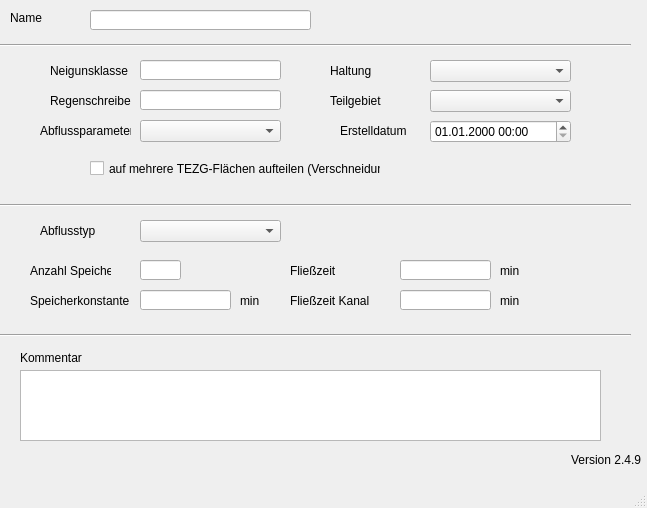
<?xml version="1.0" encoding="UTF-8"?>
<ui version="4.0">
 <class>MainWindow</class>
 <widget class="QMainWindow" name="MainWindow">
  <property name="enabled">
   <bool>true</bool>
  </property>
  <property name="geometry">
   <rect>
    <x>0</x>
    <y>0</y>
    <width>647</width>
    <height>508</height>
   </rect>
  </property>
  <property name="windowTitle">
   <string>MainWindow</string>
  </property>
  <widget class="QWidget" name="centralwidget">
   <widget class="QLabel" name="label_20">
    <property name="geometry">
     <rect>
      <x>330</x>
      <y>60</y>
      <width>91</width>
      <height>21</height>
     </rect>
    </property>
    <property name="text">
     <string>Haltung</string>
    </property>
   </widget>
   <widget class="QLabel" name="label">
    <property name="geometry">
     <rect>
      <x>10</x>
      <y>10</y>
      <width>46</width>
      <height>16</height>
     </rect>
    </property>
    <property name="text">
     <string>Name</string>
    </property>
   </widget>
   <widget class="Line" name="line">
    <property name="geometry">
     <rect>
      <x>0</x>
      <y>30</y>
      <width>631</width>
      <height>31</height>
     </rect>
    </property>
    <property name="orientation">
     <enum>Qt::Horizontal</enum>
    </property>
   </widget>
   <widget class="QLabel" name="label_14">
    <property name="geometry">
     <rect>
      <x>20</x>
      <y>350</y>
      <width>81</width>
      <height>16</height>
     </rect>
    </property>
    <property name="text">
     <string>Kommentar</string>
    </property>
   </widget>
   <widget class="QLabel" name="label_5">
    <property name="geometry">
     <rect>
      <x>50</x>
      <y>90</y>
      <width>81</width>
      <height>21</height>
     </rect>
    </property>
    <property name="text">
     <string>Regenschreiber</string>
    </property>
   </widget>
   <widget class="QLabel" name="label_70">
    <property name="geometry">
     <rect>
      <x>340</x>
      <y>120</y>
      <width>71</width>
      <height>21</height>
     </rect>
    </property>
    <property name="text">
     <string>Erstelldatum</string>
    </property>
   </widget>
   <widget class="Line" name="line_2">
    <property name="geometry">
     <rect>
      <x>0</x>
      <y>320</y>
      <width>631</width>
      <height>31</height>
     </rect>
    </property>
    <property name="orientation">
     <enum>Qt::Horizontal</enum>
    </property>
   </widget>
   <widget class="QLabel" name="label_3">
    <property name="geometry">
     <rect>
      <x>50</x>
      <y>60</y>
      <width>81</width>
      <height>21</height>
     </rect>
    </property>
    <property name="text">
     <string>Neigunsklasse</string>
    </property>
   </widget>
   <widget class="QLabel" name="label_21">
    <property name="geometry">
     <rect>
      <x>40</x>
      <y>120</y>
      <width>91</width>
      <height>21</height>
     </rect>
    </property>
    <property name="text">
     <string>Abflussparameter</string>
    </property>
   </widget>
   <widget class="QLabel" name="label_22">
    <property name="geometry">
     <rect>
      <x>330</x>
      <y>90</y>
      <width>91</width>
      <height>21</height>
     </rect>
    </property>
    <property name="text">
     <string>Teilgebiet</string>
    </property>
   </widget>
   <widget class="QLineEdit" name="flnam">
    <property name="geometry">
     <rect>
      <x>90</x>
      <y>10</y>
      <width>221</width>
      <height>20</height>
     </rect>
    </property>
   </widget>
   <widget class="QLineEdit" name="neigkl">
    <property name="geometry">
     <rect>
      <x>140</x>
      <y>60</y>
      <width>141</width>
      <height>20</height>
     </rect>
    </property>
   </widget>
   <widget class="QLineEdit" name="regenschreiber">
    <property name="geometry">
     <rect>
      <x>140</x>
      <y>90</y>
      <width>141</width>
      <height>20</height>
     </rect>
    </property>
   </widget>
   <widget class="QComboBox" name="haltnam">
    <property name="geometry">
     <rect>
      <x>430</x>
      <y>60</y>
      <width>141</width>
      <height>22</height>
     </rect>
    </property>
   </widget>
   <widget class="QComboBox" name="abflussparameter">
    <property name="geometry">
     <rect>
      <x>140</x>
      <y>120</y>
      <width>141</width>
      <height>22</height>
     </rect>
    </property>
   </widget>
   <widget class="QComboBox" name="teilgebiet">
    <property name="geometry">
     <rect>
      <x>430</x>
      <y>90</y>
      <width>141</width>
      <height>22</height>
     </rect>
    </property>
   </widget>
   <widget class="QTextEdit" name="kommentar">
    <property name="geometry">
     <rect>
      <x>20</x>
      <y>370</y>
      <width>581</width>
      <height>71</height>
     </rect>
    </property>
   </widget>
   <widget class="QComboBox" name="abflusstyp">
    <property name="geometry">
     <rect>
      <x>140</x>
      <y>220</y>
      <width>141</width>
      <height>22</height>
     </rect>
    </property>
   </widget>
   <widget class="QLabel" name="label_23">
    <property name="geometry">
     <rect>
      <x>40</x>
      <y>220</y>
      <width>91</width>
      <height>21</height>
     </rect>
    </property>
    <property name="text">
     <string>Abflusstyp</string>
    </property>
   </widget>
   <widget class="Line" name="line_3">
    <property name="geometry">
     <rect>
      <x>0</x>
      <y>190</y>
      <width>631</width>
      <height>31</height>
     </rect>
    </property>
    <property name="orientation">
     <enum>Qt::Horizontal</enum>
    </property>
   </widget>
   <widget class="QLineEdit" name="speicherzahl">
    <property name="geometry">
     <rect>
      <x>140</x>
      <y>260</y>
      <width>41</width>
      <height>20</height>
     </rect>
    </property>
   </widget>
   <widget class="QLabel" name="label_4">
    <property name="geometry">
     <rect>
      <x>30</x>
      <y>260</y>
      <width>81</width>
      <height>21</height>
     </rect>
    </property>
    <property name="text">
     <string>Anzahl Speicher</string>
    </property>
   </widget>
   <widget class="QLabel" name="label_6">
    <property name="geometry">
     <rect>
      <x>30</x>
      <y>290</y>
      <width>101</width>
      <height>21</height>
     </rect>
    </property>
    <property name="text">
     <string>Speicherkonstante</string>
    </property>
   </widget>
   <widget class="QLineEdit" name="speicherkonst">
    <property name="geometry">
     <rect>
      <x>140</x>
      <y>290</y>
      <width>91</width>
      <height>20</height>
     </rect>
    </property>
   </widget>
   <widget class="QLabel" name="label_7">
    <property name="geometry">
     <rect>
      <x>240</x>
      <y>290</y>
      <width>31</width>
      <height>21</height>
     </rect>
    </property>
    <property name="text">
     <string>min</string>
    </property>
   </widget>
   <widget class="QLabel" name="label_8">
    <property name="geometry">
     <rect>
      <x>290</x>
      <y>260</y>
      <width>81</width>
      <height>21</height>
     </rect>
    </property>
    <property name="text">
     <string>Fließzeit</string>
    </property>
   </widget>
   <widget class="QLineEdit" name="fliesszeit">
    <property name="geometry">
     <rect>
      <x>400</x>
      <y>260</y>
      <width>91</width>
      <height>20</height>
     </rect>
    </property>
   </widget>
   <widget class="QLineEdit" name="fliesszeitkanal">
    <property name="geometry">
     <rect>
      <x>400</x>
      <y>290</y>
      <width>91</width>
      <height>20</height>
     </rect>
    </property>
   </widget>
   <widget class="QLabel" name="label_9">
    <property name="geometry">
     <rect>
      <x>290</x>
      <y>290</y>
      <width>101</width>
      <height>21</height>
     </rect>
    </property>
    <property name="text">
     <string>Fließzeit Kanal</string>
    </property>
   </widget>
   <widget class="QLabel" name="label_10">
    <property name="geometry">
     <rect>
      <x>500</x>
      <y>260</y>
      <width>31</width>
      <height>21</height>
     </rect>
    </property>
    <property name="text">
     <string>min</string>
    </property>
   </widget>
   <widget class="QLabel" name="label_11">
    <property name="geometry">
     <rect>
      <x>500</x>
      <y>290</y>
      <width>31</width>
      <height>21</height>
     </rect>
    </property>
    <property name="text">
     <string>min</string>
    </property>
   </widget>
   <widget class="QCheckBox" name="aufteilen">
    <property name="geometry">
     <rect>
      <x>90</x>
      <y>160</y>
      <width>291</width>
      <height>17</height>
     </rect>
    </property>
    <property name="text">
     <string>auf mehrere TEZG-Flächen aufteilen (Verschneidung)</string>
    </property>
   </widget>
   <widget class="QLabel" name="lb_version">
    <property name="geometry">
     <rect>
      <x>570</x>
      <y>450</y>
      <width>71</width>
      <height>20</height>
     </rect>
    </property>
    <property name="toolTip">
     <string>Version QKan Import</string>
    </property>
    <property name="text">
     <string>Version 2.4.9</string>
    </property>
    <property name="alignment">
     <set>Qt::AlignRight|Qt::AlignTrailing|Qt::AlignVCenter</set>
    </property>
   </widget>
   <widget class="QgsDateTimeEdit" name="createdat">
    <property name="geometry">
     <rect>
      <x>430</x>
      <y>120</y>
      <width>141</width>
      <height>23</height>
     </rect>
    </property>
    <property name="currentSection">
     <enum>QDateTimeEdit::DaySection</enum>
    </property>
    <property name="displayFormat">
     <string>dd.MM.yyyy HH:mm</string>
    </property>
   </widget>
  </widget>
  <widget class="QMenuBar" name="menubar">
   <property name="geometry">
    <rect>
     <x>0</x>
     <y>0</y>
     <width>647</width>
     <height>21</height>
    </rect>
   </property>
  </widget>
  <widget class="QStatusBar" name="statusbar"/>
 </widget>
 <customwidgets>
  <customwidget>
   <class>QgsDateTimeEdit</class>
   <extends>QDateTimeEdit</extends>
   <header>qgsdatetimeedit.h</header>
  </customwidget>
 </customwidgets>
 <tabstops>
  <tabstop>flnam</tabstop>
  <tabstop>neigkl</tabstop>
  <tabstop>regenschreiber</tabstop>
  <tabstop>abflussparameter</tabstop>
  <tabstop>aufteilen</tabstop>
  <tabstop>abflusstyp</tabstop>
  <tabstop>speicherzahl</tabstop>
  <tabstop>speicherkonst</tabstop>
  <tabstop>kommentar</tabstop>
  <tabstop>haltnam</tabstop>
  <tabstop>teilgebiet</tabstop>
  <tabstop>fliesszeit</tabstop>
  <tabstop>fliesszeitkanal</tabstop>
 </tabstops>
 <resources/>
 <connections/>
</ui>
